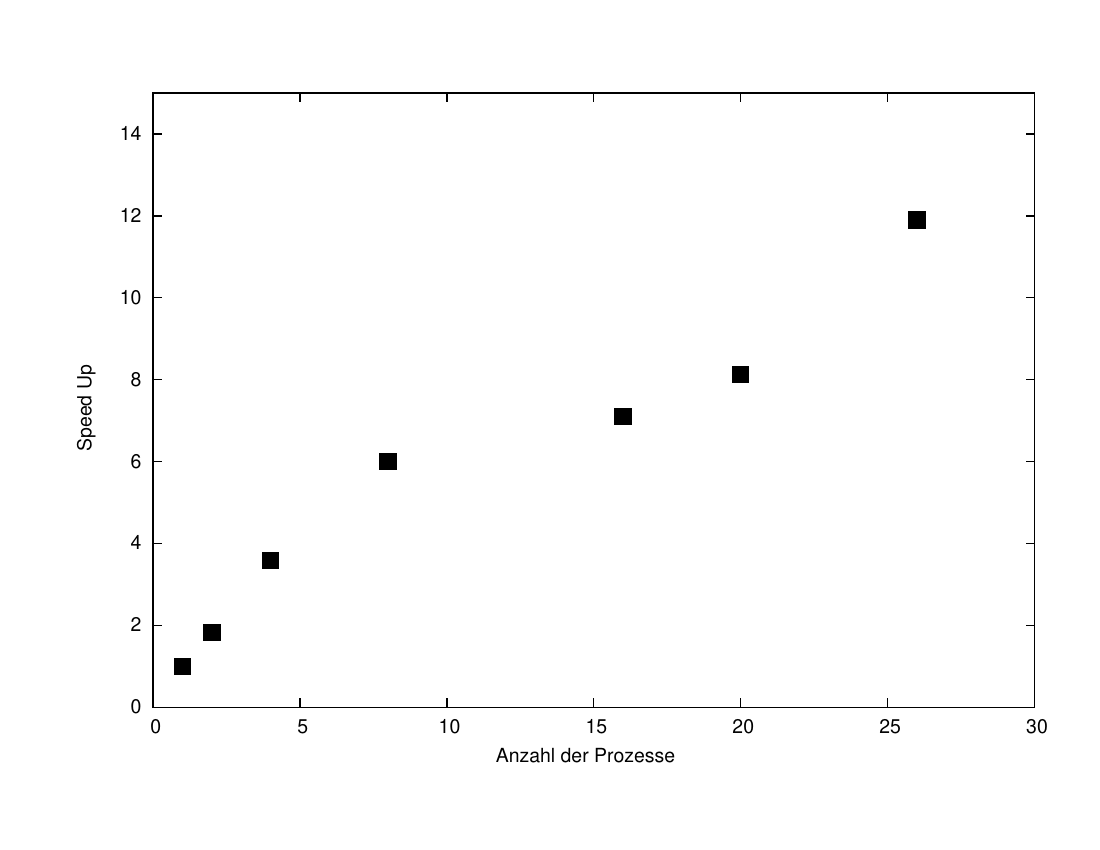

The gnuplot source for this figure:
set terminal postscript
set output '| ps2pdf - speedup.pdf'
set xlabel "Anzahl der Prozesse“
set ylabel "Speed Up“

set key top right

set xrange [0:30]
set yrange [0:15]

unset key
plot "./speedup.dat" using 1:2 pt 5 ps 2

unset output
